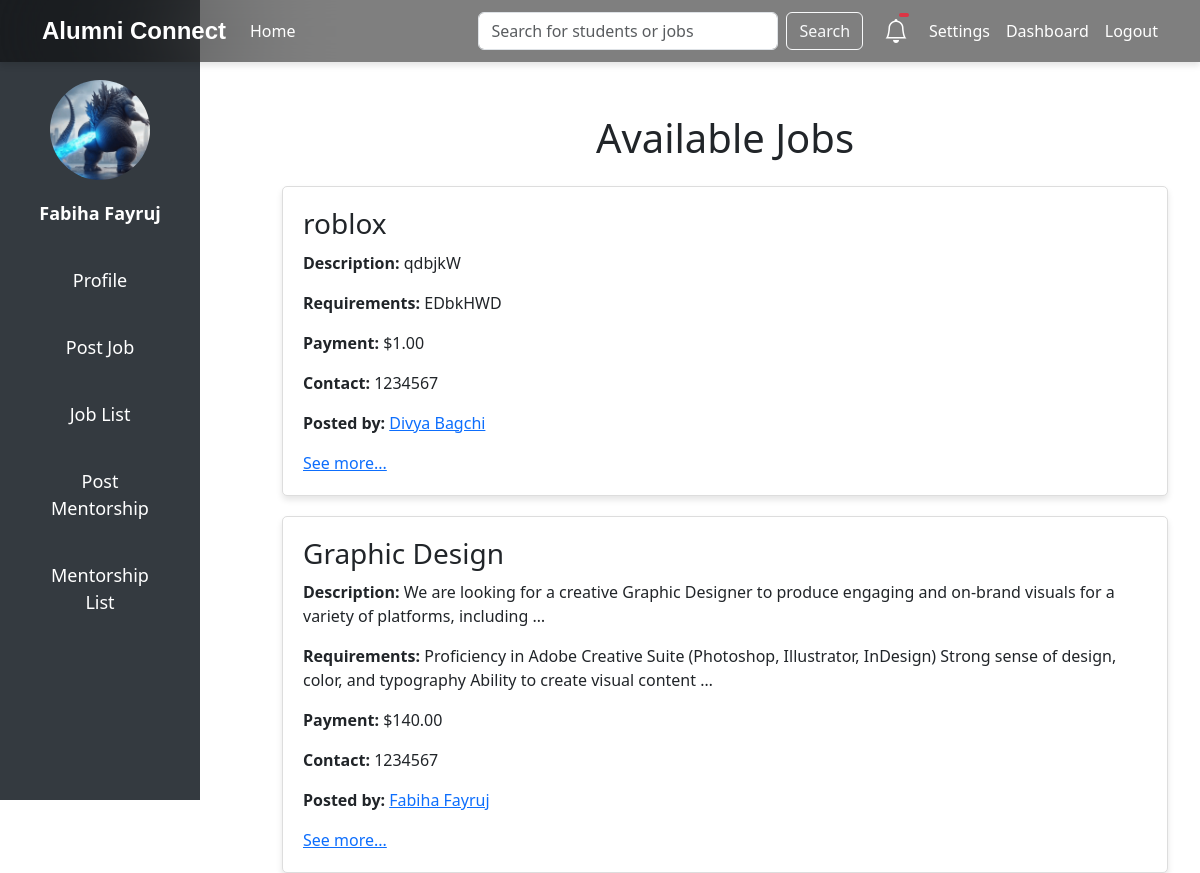
Before: /jobs/ (signed in) with the older database file.
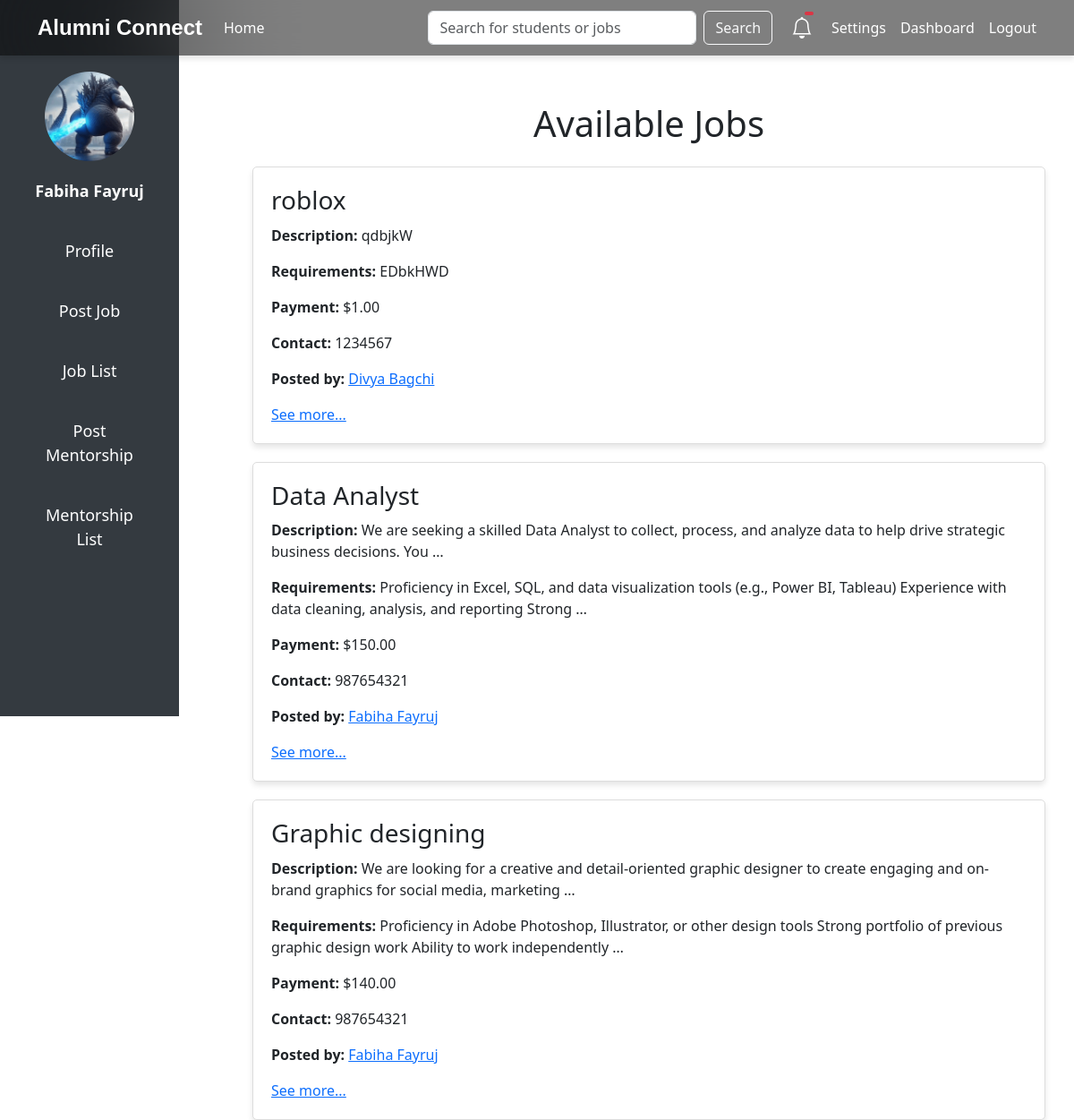
After: the same page with the newer database file.
### base/models.py (models this page shows, shortened)
class Job(models.Model):
    title = models.CharField(max_length=200)
    description = models.TextField()
    requirements = models.TextField()
    payment = models.DecimalField(max_digits=10, decimal_places=2)
    post_approved = models.BooleanField(default=False)
    contact_information = models.CharField(max_length=255)
    poster = models.ForeignKey(User, on_delete=models.CASCADE, related_name='posted_jobs', default=1)
    created_at = models.DateTimeField(auto_now_add=True)
    updated_at = models.DateTimeField(auto_now=True)
    interested_users = models.ManyToManyField(User, related_name='interested_jobs', blank=True)

class StudentProfile(models.Model):
    ROLE_CHOICES = [
        ('Student', 'Student'),
        ('Alumni', 'Alumni'),
    ]
    user = models.OneToOneField(User, on_delete=models.CASCADE)
    student_id = models.CharField(max_length=20, unique=True, default="default_student_id")
    full_name = models.CharField(max_length=100, default="Unknown")
    profile_picture = models.ImageField(
        upload_to='profile_pictures/',
        default='default.png',
       validators=[FileExtensionValidator(
    allowed_extensions=['jpg', 'jpeg', 'png', 'gif'],
    message="Only image files with extensions jpg, jpeg, png, or gif are allowed."
)]
    )
    date_of_birth = models.DateField(default=now)
    degree = models.CharField(max_length=50, default="Undeclared")
    graduation_year = models.IntegerField(default=2000, null=True, blank=True)
    CGPA = models.FloatField(null=True, blank=True, default=0.0)
    graduation_certificate = models.FileField(
        upload_to='certificates/',
        default='certificates/default_certificate.pdf',
    )
    role = models.CharField(
        max_length=10,
        choices=ROLE_CHOICES,
        default='Student'
    )
    job_title = models.CharField(max_length=100, blank=True, null=True, default="Unemployed")
    company = models.CharField(max_length=100, blank=True, null=True, default="None")
    industry = models.CharField(max_length=100, blank=True, null=True, default="Unknown")
    tagline = models.CharField(max_length=255, blank=True, null=True, default="No tagline provided")
    location = models.CharField(max_length=100, blank=True, null=True, default="Unknown")
    bio = models.TextField(blank=True, null=True, default="No bio provided")
    work_experience = models.JSONField(blank=True, null=True, default=list)
    certifications = models.JSONField(blank=True, null=True, default=list)
    skills = models.JSONField(blank=True, null=True, default=list)
    projects = models.JSONField(blank=True, null=True, default=list)
    open_to_mentorship = models.BooleanField(default=False)
    offering_referrals = models.BooleanField(default=False)
    awards = models.JSONField(blank=True, null=True, default=list)
    linkedin = models.URLField(blank=True, null=True, default="https://linkedin.com")
    website = models.URLField(blank=True, null=True, default="https://example.com")
    github = models.URLField(blank=True, null=True, default="https://github.com")
    university_name = models.CharField(max_length=100, blank=True, null=True, default="Unknown")
    approved = models.BooleanField(default=False)

### base/views.py (the view)
# urls.py: path('jobs/', views.job_list, name='job_list'),
@login_required
def job_list(request):
    jobs = Job.objects.filter(post_approved=True).select_related('poster__studentprofile').prefetch_related('interested_users')
    return render(request, 'job_list.html', {'jobs': jobs})

### Templates/job_list.html (shortened to what this page needs)
<!DOCTYPE html>
<html lang="en">
<head>
    <link href="https://cdn.jsdelivr.net/npm/bootstrap@5.3.0/dist/css/bootstrap.min.css" rel="stylesheet">
    <link href="https://cdn.jsdelivr.net/npm/bootstrap-icons/font/bootstrap-icons.css" rel="stylesheet">
</head>
<body>
    {% include 'sidebar.html' %}
    {% include 'navbar_1.html' %}
    <div class="content">
        <div class="container">
            <h1 class="text-center my-4">Available Jobs</h1>
            {% for job in jobs %}
            <div class="job-card">
                <h3>{{ job.title }}</h3>
                <p>
                    <strong>Description:</strong>
                    {{ job.description|truncatewords:20 }}
                </p>
                <p>
                    <strong>Requirements:</strong>
                    {{ job.requirements|truncatewords:20 }}
                </p>
                <p><strong>Payment:</strong> ${{ job.payment }}</p>
                <p><strong>Contact:</strong> {{ job.contact_information }}</p>
                <p><strong>Posted by:</strong> <a href="{% url 'profile' job.poster.id %}">{{ job.poster.studentprofile.full_name }}</a></p>
                <a href="{% url 'job_detail' job.id %}">See more...</a>
            </div>
            {% endfor %}
        </div>
    </div>
</body>
</html>

Changed rows visible on the page:
removed Job: title "Graphic Design", description "We are looking for a creative Graphic Designer to produce engaging and on-brand visuals for a variety of platforms, including …", requirements "Proficiency in Adobe Creative Suite (Photoshop, Illustrator, InDesign) Strong sense of design, color, and typography Ability to create visual content …", payment "140.00", contact_information "1234567", poster.studentprofile.full_name "Fabiha Fayruj"
added Job: title "Data Analyst", description "We are seeking a skilled Data Analyst to collect, process, and analyze data to help drive strategic business decisions. You …", requirements "Proficiency in Excel, SQL, and data visualization tools (e.g., Power BI, Tableau) Experience with data cleaning, analysis, and reporting Strong …", payment "150.00", contact_information "987654321", poster.studentprofile.full_name "Fabiha Fayruj"
added Job: title "Graphic designing", description "We are looking for a creative and detail-oriented graphic designer to create engaging and on-brand graphics for social media, marketing …", requirements "Proficiency in Adobe Photoshop, Illustrator, or other design tools Strong portfolio of previous graphic design work Ability to work independently …", payment "140.00", contact_information "987654321", poster.studentprofile.full_name "Fabiha Fayruj"
